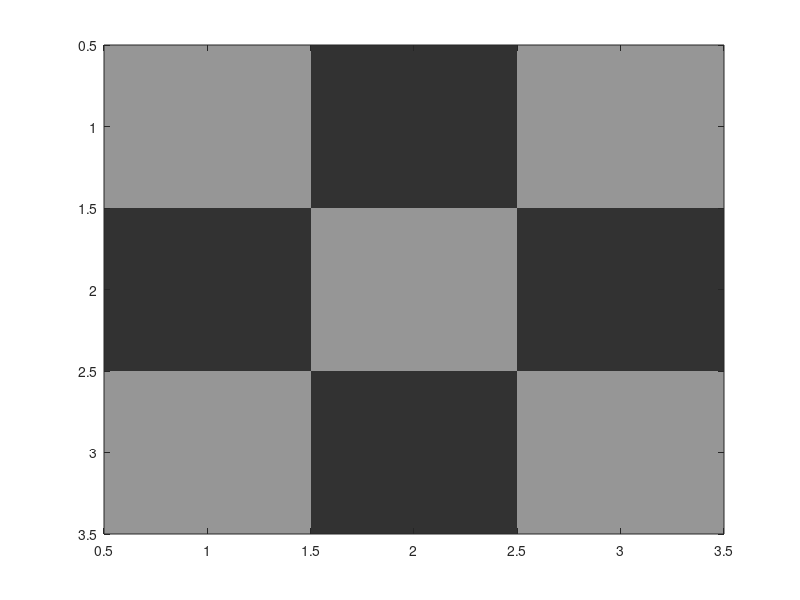

The MATLAB script that drew this image:
% function[allTiles] = selectTiles(NumRowTiles,NumColTiles)


NumRowTiles = 3;
NumColTiles = 3;

selFig = figure;

field = zeros(NumRowTiles,NumColTiles)+50;
field(1:2:end) = 150;
fieldGrey = uint8(cat(3,field,field,field));
image(fieldGrey)

[y x] = find(field);
solidTiles = [y x];

useTiles = y * 0 + 1;
allTiles = solidTiles(useTiles,:);


